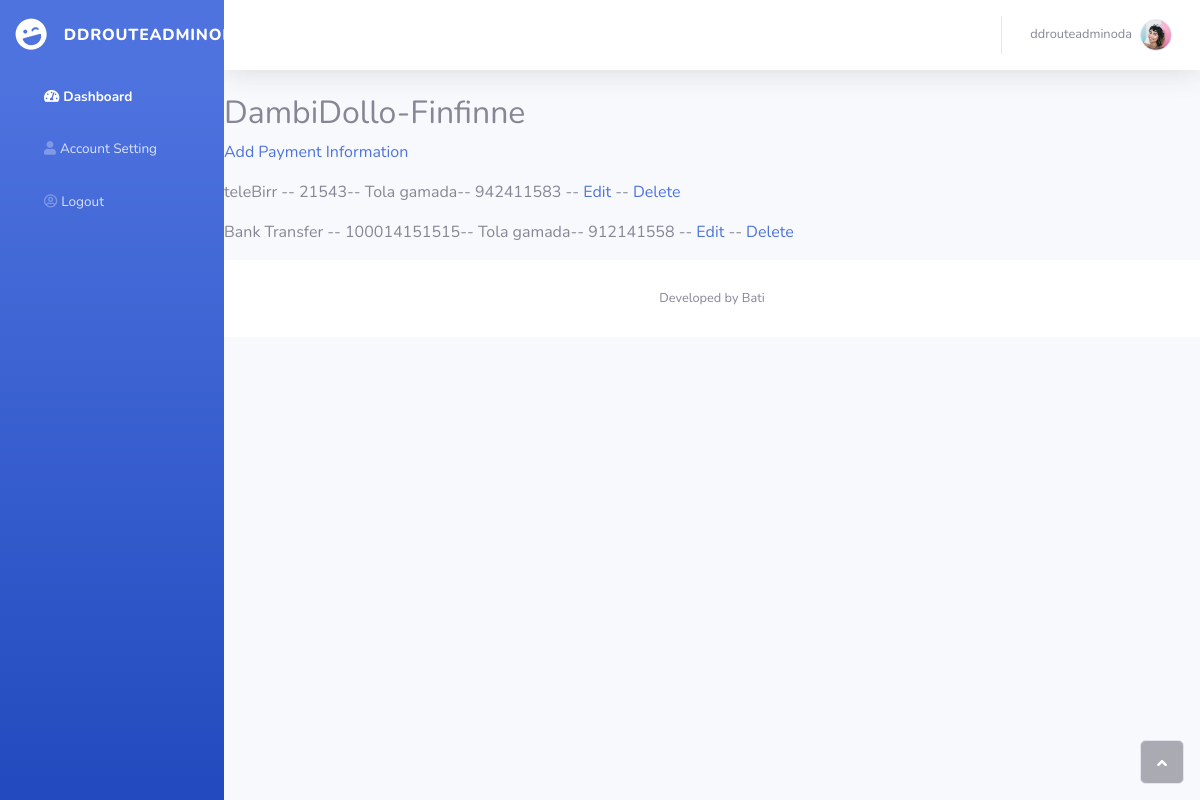
Screenshot of /booker/manage-payment_info/2/ (signed in) with the database file from the repository.
### Bus_admin/models.py (models this page shows, shortened)
class Route(models.Model):
    route_admin=models.ForeignKey(User, on_delete=models.CASCADE, null=True)
    name=models.CharField(max_length=255, null=True)
    start=models.CharField(max_length=255, null=True)
    destination=models.CharField(max_length=255, null=True)
    via_cities=models.CharField(max_length=255, null=True)
    travel_date=models.DateField(null=True)
    travel_begin_time=models.TimeField(null=True)
    travel_distance=models.IntegerField(null=True)
    travel_aproximate_time=models.CharField(max_length=255, null=True)
    single_seat_price=models.IntegerField(null=True)
    travel_facilities=models.CharField(max_length=255, null=True)
    updated=models.DateTimeField(auto_now=True, null=True)
    created=models.DateTimeField(auto_now_add=True, null=True)

### Booker/models.py (models this page shows, shortened)
class PaymentInformation(models.Model):
    route = models.ForeignKey(Route, on_delete=models.CASCADE)
    payment_method = models.ForeignKey(PaymentMethod, on_delete=models.CASCADE, blank=False, null=True)
    account_holder = models.CharField(max_length=55)
    account_number = models.IntegerField()
    phone_number = models.IntegerField()
    updated = models.DateTimeField(auto_now=True, null=True)
    created = models.DateTimeField(auto_now_add=True, null=True)

### System_admin/models.py (models this page shows)
class PaymentMethod(models.Model):
    name = models.CharField(max_length=55)
    type = models.CharField(max_length=55)
    logo = models.ImageField(max_length=55, null=True)
    description = models.TextField()
    code = models.IntegerField()
    contact = models.IntegerField()
    updated = models.DateTimeField(auto_now=True, null=True)
    created = models.DateTimeField(auto_now_add=True, null=True)
    def __str__(self):
        return self.name

### Customer/decorators.py (the view)
        def wrapper_func(request, *args, **kwargs):
            group=None
            if request.user.groups.exists():
                group=request.user.groups.all()[0].name
            if group in allowed_roles:
                return view_func(request, *args, **kwargs)
            else:
                return HttpResponse('You are not allowed')

### Booker/views.py (called while the page is built)
@login_required(login_url='login')
@allowed_users(allowed_roles=['booker'])
def managePaymentInformation(request, pk):
    route=get_object_or_404(Route, id=pk)
    payment_infos=route.paymentinformation_set.all()
    context={'route':route, 'payment_infos':payment_infos}
    if request.user != route.route_admin:
        return HttpResponse("You are not allowed here!")
    return render(request, 'Booker/manage_payment_info.html', context)

### Booker/templates/Booker/manage_payment_info.html
{% extends 'booker/bookermain.html'%} {% block content%}
<div>
    <h2>{{route.name}} </h2>
    <p><a href="{% url 'Booker:add-payment_info' route.id %}">Add Payment Information</a></p>
    {% for payment_info in payment_infos %}
    <p> {{payment_info.payment_method}} -- {{payment_info.account_number}}-- {{payment_info.account_holder}}-- {{payment_info.phone_number}} -- <a href="{% url 'Booker:update-payment_info' payment_info.id %}">Edit</a> -- <a href="{% url 'Booker:delete-payment_info' payment_info.id %}">Delete</a></p>
    {%endfor%}
</div>
{% endblock content%}

### templates/booker/bookernavbar.html (shortened to what this page needs)
<div id="wrapper">
    <nav class="navbar navbar-dark align-items-start sidebar sidebar-dark accordion bg-gradient-primary p-0">
        <div class="container-fluid d-flex flex-column p-0">
            <a class="navbar-brand d-flex justify-content-center align-items-center sidebar-brand m-0" href="{% url 'Booker:home' request.user.id %}">
                <div class="sidebar-brand-icon rotate-n-15"><i class="fas fa-laugh-wink"></i></div>
                <div class="sidebar-brand-text mx-3"> <span>{{request.user.username}}</span> </div>
            </a>
            <ul class="nav navbar-nav text-light" id="accordionSidebar">
                <li class="nav-item" role="presentation"><a class="nav-link active" href="{% url 'Booker:home' request.user.id %}"><i
                            class="fas fa-tachometer-alt"></i><span>Dashboard</span></a></li>
                <li class="nav-item" role="presentation"><a class="nav-link" href="./profile.html"><i
                            class="fas fa-user"></i><span>Account Setting</span></a></li>
                <li class="nav-item" role="presentation"><a class="nav-link" href="{%url 'logout' %}"><i
                            class="far fa-user-circle"></i><span>Logout</span></a></li>
            </ul>
        </div>
    </nav>
    <div class="d-flex flex-column" id="content-wrapper">
        <div id="content">
            <nav class="navbar navbar-light navbar-expand bg-white shadow mb-4 topbar static-top">
                <div class="container-fluid"><button class="btn btn-link d-md-none rounded-circle mr-3" id="sidebarToggleTop" type="button"></button>
                    <ul class="nav navbar-nav flex-nowrap ml-auto">
                        <li class="nav-item dropdown no-arrow" role="presentation">
                            <div class="nav-item dropdown no-arrow"><a class="dropdown-toggle nav-link" data-toggle="dropdown" aria-expanded="false" href="#"><span
                                        class="d-none d-lg-inline mr-2 text-gray-600 small">{{request.user.username}}</span><img
                                        class="border rounded-circle img-profile"
                                        src="/assets/img/avatars/avatar1.jpeg"></a>
                            </div>
                        </li>
                    </ul>
                </div>
            </nav>

### rows the page displays
Route: name "DambiDollo-Finfinne"
PaymentInformation: payment_method "teleBirr", account_number "21543", account_holder "Tola gamada", phone_number "942411583"
PaymentInformation: payment_method "Bank Transfer", account_number "100014151515", account_holder "Tola gamada", phone_number "912141558"

### other values shown
{{ request.user.username }} "DDROUTEADMINODA"
{{ request.user.username }} "ddrouteadminoda"
